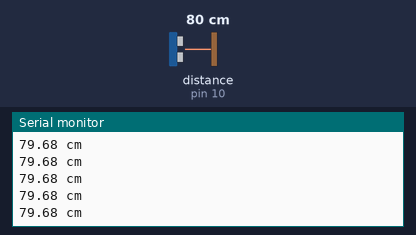
Bench run of a sketch on a simulated Arduino Uno, built with avr-gcc and run on an emulated ATmega328P. On the bench: the last lines printed to the serial monitor. Wiring (inferred from the names in the program): ultrasonic range finder: trigger pin 9; echo pin 10. Inputs (shaded band) come from the test bench; at power-on: distance to the obstacle (sensor on pin 10) 80 cm. The echo pulse lasts 58.3 µs per cm.

Above: at 1.2 s.
1.3 s: distance to the obstacle (sensor on pin 10) set to 120 cm
At 1.49 s:
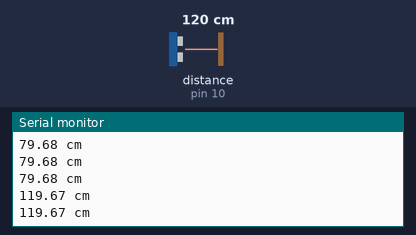
4.3 s: distance to the obstacle (sensor on pin 10) set to 2 cm
At 4.3 s:
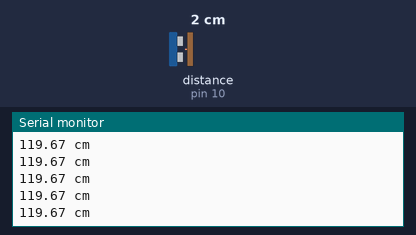
Timing chart, 0 to 7.3 s (numbered marks = the images above; inputs shaded):
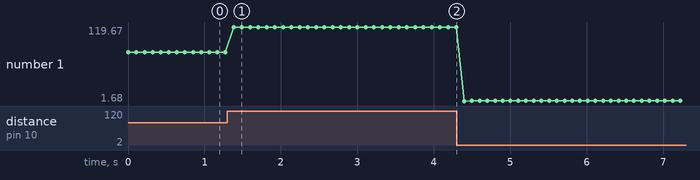

Measured:
- after the input at 1.3 s, the serial monitor: prints a new line after 0.08 s (image 1)
- plotted number 1: 79.68 → 119.67 after the input at 1.3 s, 119.67 → 1.7 after the input at 4.3 s

The sketch:

ultraljud.ino
```cpp
const int trigPin = 9;
const int echoPin = 10;

void setup() {
  Serial.begin(9600);
  pinMode(trigPin, OUTPUT);
  pinMode(echoPin, INPUT);
}

void loop() {
  // Send a 10 µs trigger pulse
  digitalWrite(trigPin, LOW);
  delayMicroseconds(2);
  digitalWrite(trigPin, HIGH);
  delayMicroseconds(10);
  digitalWrite(trigPin, LOW);

  // Measure how long Echo stays HIGH (timeout 30 ms ≈ 5 m)
  long duration = pulseIn(echoPin, HIGH, 30000);

  if (duration == 0) {
    Serial.println("Out of range");
  } else {
    float distance = duration * 0.0343 / 2;
    Serial.print(distance);
    Serial.println(" cm");
  }
  delay(100);
}
```
